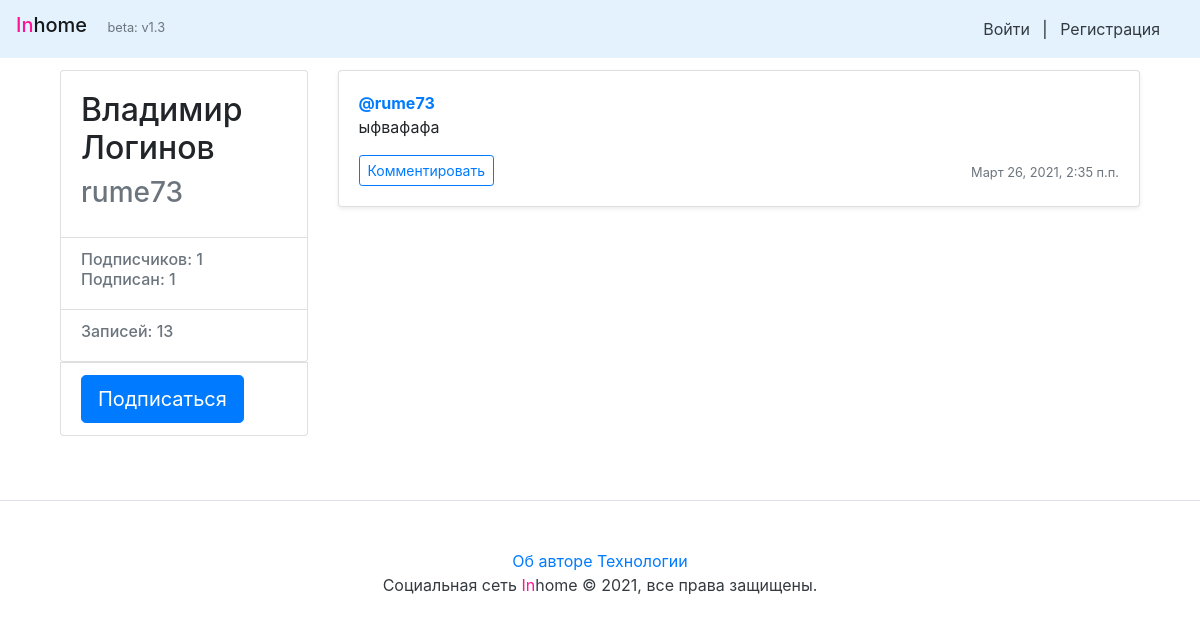
Page /rume73/96/ on the committed database.
### posts/models.py (models this page shows, shortened)
class Post(models.Model):
    text = models.TextField("Текст", help_text="Введите текст публикации")
    pub_date = models.DateTimeField("Дата публикации", auto_now_add=True)
    author = models.ForeignKey(User, on_delete=models.CASCADE,
                               related_name="posts", verbose_name="Автор")
    group = models.ForeignKey("Group", on_delete=models.SET_NULL, null=True,
                              blank=True, related_name="posts",
                              verbose_name="Группа",
                              help_text="Выберите группу")
    image = models.ImageField(upload_to="posts/", blank=True, null=True,
                              verbose_name="Картинка",
                              help_text="Загрузите картинку")
    class Meta:
        ordering = ["-pub_date"]
        verbose_name_plural = "Публикации"

### posts/views.py (the view)
# urls.py: path("<str:username>/<int:post_id>/", views.post_view, name="post"),
def post_view(request, username, post_id):
    post = get_object_or_404(
        Post.objects.filter(author__username=username, id=post_id))
    comments = post.comments.all()
    form = CommentForm(request.POST or None)
    followers_count = Follow.objects.filter(author=post.author).count()
    followings_count = Follow.objects.filter(user=post.author).count()
    following = Follow.objects.filter(user__username=request.user,
                                      author=post.author)
    context = {
        "form": form,
        "post": post,
        "author": post.author,
        "comments": comments,
        "followers_count": followers_count,
        "followings_count": followings_count,
        "following": following,
        "show_form": False,
        "post_view": True,}
    return render(request, "post.html", context)

### templates/post.html (shortened to what this page needs)
{% extends "base.html" %}
{% block content %}
{% load user_filters %}
<main role="main" class="container">
    <div class="row">
            {% include 'includes/card_author.html' %}
            <div class="col-md-9">
                {% include "includes/post_item.html" with add_comments='True' %}
                {% include "includes/comments.html" %}
            </div>
    </div>
</main>
{% endblock %}

### templates/includes/card_author.html
<div class="col-md-3 mb-3 mt-1">
        <div class="card">
                <div class="card-body">
                <div class="h2">
                        {{ author.get_full_name }}
                </div>
                <div class="h3 text-muted">
                        {{ author }}
                </div>
                </div>
                <ul class="list-group list-group-flush">
                        <li class="list-group-item">
                                <div class="h6 text-muted">
                                Подписчиков: {{ followers_count }} <br />
                                Подписан: {{ followings_count }}
                                </div>
                        </li>
                        <li class="list-group-item">
                                <div class="h6 text-muted">
                                Записей: {{ author.posts.count }}
                                </div>
                        </li>
                </ul>
        </div>
        {% if user != author %}
        <li class="list-group-item">
                {% if following %}
                <a class="btn btn-lg btn-light"
                        href="{% url 'posts:profile_unfollow' author.username %}" role="button">
                        Отписаться
                </a>
                {% else %}
                <a class="btn btn-lg btn-primary"
                        href="{% url 'posts:profile_follow' author.username %}" role="button">
                Подписаться
                </a>
                {% endif %}
            </li>
        {% endif %}
</div>

### templates/includes/post_item.html (shortened to what this page needs)
<div class="card mb-3 mt-1 shadow-sm">
    {% load thumbnail %}
    <div class="card-body">
      <p class="card-text">
        <a name="post_{{ post.id }}" href="{% url 'posts:profile' post.author.username %}">
          <strong class="d-block text-gray-dark">@{{ post.author }}</strong>
        </a>
        {{ post.text|linebreaksbr }}
      </p>
      <div class="d-flex justify-content-between align-items-center">
        <div class="btn-group">
          <div>
          {% if add_comments %}
          <button class="btn btn-outline-primary btn-sm" id="first" onclick="first();">
            Комментировать
          </button>
          {% endif %}
        </div>
      </div>
        <div class="text-muted">
          <small>{{ post.pub_date }}</small>
        </div>
      </div>
    </div>
  </div>

### rows in the picture
Post: author "rume73", text "ыфвафафа", pub_date "Март 26, 2021, 2:35 п.п."

### other values in the picture
{{ author.get_full_name }} "Владимир Логинов"
{{ author }} "rume73"
{{ followers_count }} "1"
{{ followings_count }} "1"
{{ author.posts.count }} "13"
